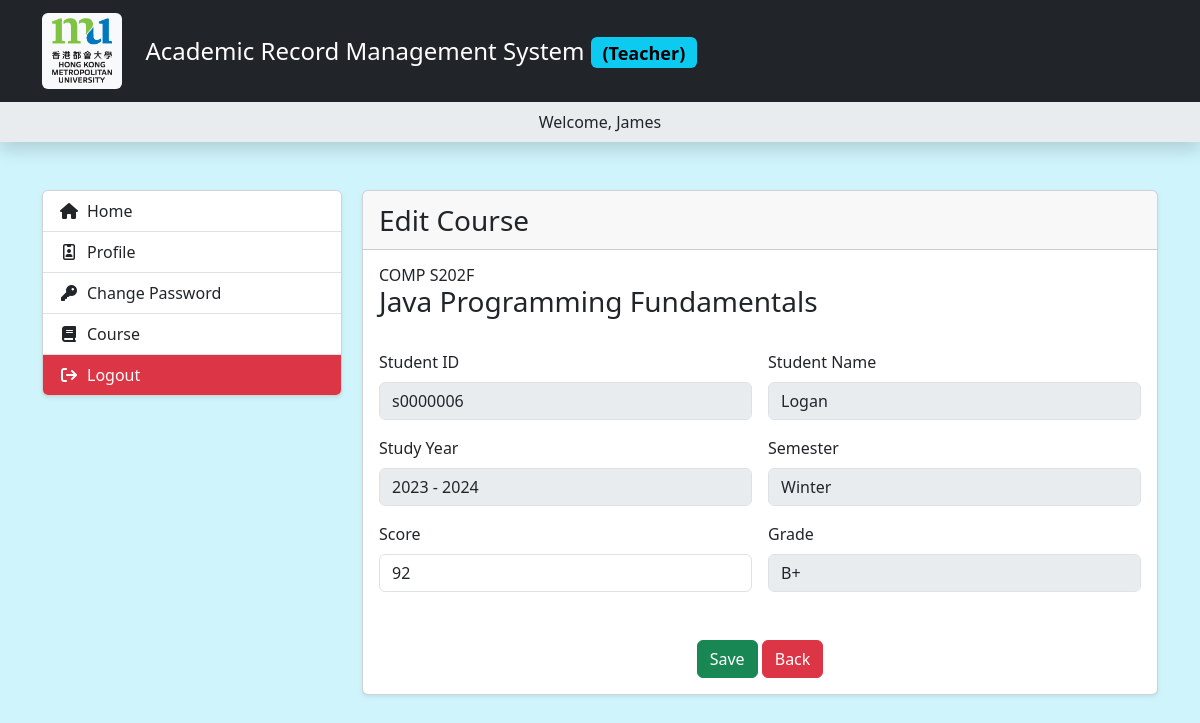
The page /webpage/web/teacher/course_student_form.php?course_id=3&stud_id=6 (signed in) on the database its author committed.
### tables this page shows
CREATE TABLE `teacher_user` (
  `id` int NOT NULL,
  `login_id` varchar(255) NOT NULL,
  `name` varchar(255) NOT NULL,
  `password` varchar(255) NOT NULL,
  `role` varchar(20) NOT NULL,
  `dob` date DEFAULT NULL,
  `gender` varchar(255) DEFAULT NULL,
  `phone` varchar(255) DEFAULT NULL,
  `email` varchar(255) DEFAULT NULL,
  `is_active` tinyint(1) NOT NULL,
  `is_delete` tinyint(1) NOT NULL
);

CREATE TABLE `course` (
  `id` int NOT NULL,
  `code` varchar(255) NOT NULL,
  `name` varchar(255) NOT NULL,
  `description` mediumtext,
  `is_active` tinyint(1) NOT NULL,
  `is_delete` tinyint(1) NOT NULL
);

CREATE TABLE `student_user` (
  `id` int NOT NULL,
  `student_id` varchar(255) NOT NULL,
  `name` varchar(255) NOT NULL,
  `password` varchar(255) NOT NULL,
  `dob` date DEFAULT NULL,
  `gender` varchar(255) DEFAULT NULL,
  `phone` varchar(255) DEFAULT NULL,
  `email` varchar(255) DEFAULT NULL,
  `is_active` tinyint(1) NOT NULL,
  `is_delete` tinyint(1) NOT NULL
);

CREATE TABLE `course_score` (
  `course_id` int NOT NULL,
  `student_id` int NOT NULL,
  `study_year` year NOT NULL,
  `semester` varchar(255) NOT NULL,
  `score` float DEFAULT NULL,
  `grade` char(20) DEFAULT NULL
);

### webpage/class/LoginSession.php (called while the page is built, shortened)
<?php
abstract class LoginSession {
    function getSessionGroupName(): String {
        return 'score_website';
    }
    function getSessionUserInfo(){
        if(isset($_SESSION[$this->getSessionGroupName()][$this->getSessionTypeName()]['user_id'])){
            $conn = connectDB();
            $sth = $this->getInfoPrepare($conn);
            $result = $sth->fetchAll(PDO::FETCH_ASSOC);
            return $result[0];
        }
    }
}

### webpage/class/LoginSessionTeacher.php (called while the page is built, shortened)
<?php
include_once 'LoginSession.php';
class LoginSessionTeacher extends LoginSession {
    function getSessionTypeName(): String {
        return 'teacher_session';
    }
    function getInfoPrepare($conn) {
        $sql = "SELECT * FROM teacher_user WHERE is_delete = 0 AND id = :user_id";
        $query = array(
            ':user_id' => $_SESSION[$this->getSessionGroupName()][$this->getSessionTypeName()]['user_id'],
        );
        $sth = $conn->prepare($sql);
        $sth->execute($query);
        return $sth;
    }
}

### webpage/include/sessionFunc.php (called while the page is built, shortened)
<?php
    function getSessionUserInfo(){
        global $loginSession;
        return $loginSession->getSessionUserInfo();
    }

### webpage/web/teacher/template/preload.php (called while the page is built, shortened)
<?php
    include_once PATH_CLASS . 'GenUserInfo.php';
    include_once PATH_CLASS . 'LoginSessionTeacher.php';
    include_once PATH_INCLUDE . "var.inc.php";
    include_once PATH_INCLUDE . "sessionFunc.php";
    include_once PATH_INCLUDE . "func.php";
    $userInfo = getSessionUserInfo();

### webpage/include/var.inc.php (called while the page is built, shortened)
<?php
$_STUDY_YEAR = [];
for($i = 1970; $i < 2970; $i++) {
    $_STUDY_YEAR[$i] = $i . ' - ' . ($i+1);
}

### webpage/include/func.php (called while the page is built, shortened)
    <?php endif;
function get_study_year_name($year) {
    global $_STUDY_YEAR;
    return ($_STUDY_YEAR[$year]!='')?$_STUDY_YEAR[$year]:$year;
}

### webpage/web/teacher/course_student_form.php (the view, shortened to what this page needs)
<?php
    include_once __DIR__ . '/template/preload.php';
    $page_name = 'course';
    $table_name = 'course';
    $display_name = 'Course';
    $conn = connectDB();
    $course_id = trim($_GET['course_id']);
    $stud_id = trim($_GET['stud_id']);
    $save_type = 'edit';
    $sql = "SELECT a.*, 'edit' AS type
            FROM $table_name a
            INNER JOIN `teacher_course_relation` b
            WHERE a.id = b.course_id
                AND b.teacher_id = :teacher_id
                AND a.is_delete = 0
                AND a.id = :id";
    $query = array(':teacher_id' => $loginSession->getSessionUserId(), ':id' => $course_id);
    $sth = $conn->prepare($sql);
    $sth->execute($query);
    $data = $sth->fetchAll(PDO::FETCH_ASSOC);
    $recordObj = $data[0];
    $sql = "SELECT a.*, c.study_year, c.semester, c.score, c.grade
            FROM `student_user` a
            INNER JOIN `student_course_relation` b
                ON a.id = b.student_id
            INNER JOIN `course_score` c
                ON c.student_id = b.student_id
                    AND c.course_id = b.course_id
            WHERE a.is_delete = 0
                AND b.course_id = :course_id
                AND a.id = :student_id";
    $query = array(':course_id' => $course_id, ':student_id' => $stud_id);
    $sth = $conn->prepare($sql);
    $sth->execute($query);
    $data = $sth->fetchAll(PDO::FETCH_ASSOC);
    $studentObj = $data[0];
    include_once PATH_TEMPLATE . 'header.php';
?>
<div class="card shadow-sm">
    <div class="card-header">
        <div class="mb-0 fs-3"><?= ucfirst($save_type) . " " . $display_name ?></div>
    </div>
    <div class="card-body">
        <form id="inputForm" class="row g-3" action="./<?= $page_name ?>_student_save.php" method="POST">
            <div>
                <h6 class="mb-0"><?= $recordObj['code'] ?></h6>
                <h1 class="mb-0 fs-3"><?= $recordObj['name'] ?></h1>
                <div class="pb-3"></div>
            </div>
            <div class="col-12 col-md-6">
                <label class="form-label">Student ID</label>
                <input type="text" class="form-control" name="student_id" value="<?= $studentObj['student_id'] ?>" required readonly disabled>
            </div>
            <div class="col-12 col-md-6">
                <label class="form-label">Student Name</label>
                <input type="text" class="form-control" name="name" value="<?= $studentObj['name'] ?>" required readonly disabled>
            </div>
            <div class="col-12 col-md-6">
                <label class="form-label">Study Year</label>
                <input type="text" class="form-control" name="study_year" value="<?= get_study_year_name($studentObj['study_year']) ?>" required readonly disabled>
            </div>
            <div class="col-12 col-md-6">
                <label class="form-label">Semester</label>
                <input type="text" class="form-control" name="semester" value="<?= $studentObj['semester'] ?>" required readonly disabled>
            </div>
            <div class="col-12 col-md-6">
                <label class="form-label">Score</label>
                <input type="number" class="form-control" name="score" value="<?= $studentObj['score'] ?>" step="0.1">
            </div>
            <div class="col-12 col-md-6">
                <label class="form-label">Grade</label>
                <input type="text" class="form-control" name="grade" value="<?= $studentObj['grade'] ?>" required readonly disabled>
            </div>
            <div class="mt-5 text-center">
                <button class="btn btn-success" type="submit">Save</button>
                <a href="./<?= $page_name ?>_student_list.php?course_id=<?= $course_id ?>&study_year=<?= $studentObj['study_year'] ?>" class="btn btn-danger">Back</a>
            </div>
        </form>
    </div>
</div>
<?php
    include_once PATH_TEMPLATE . 'footer.php';
?>

### webpage/web/teacher/template/header.php (shortened to what this page needs)
<!DOCTYPE html>
<html lang="en">
    <head>
        <link href="<?= URL_LIBS ?>bootstrap/css/bootstrap.min.css" rel="stylesheet">
        <link href="<?= URL_LIBS ?>select2/select2.min.css" rel="stylesheet">
        <link href="<?= URL_LIBS ?>fontawesome-free-6.7.2-web/css/all.min.css" rel="stylesheet">
        <link href="<?= URL_CSS ?>main.css?t=<?= time() ?>" rel="stylesheet">
    </head>
    <body class="bg-info-subtle">
    <?php if(CURR_PAGE != "login") { ?>
        <header class="bg-dark shadow">
            <nav class="container">
                <div class="navbar">
                    <div class="container-fluid px-0">
                        <span class="navbar-brand mb-0">
                            <div class="header-logo">
                                <span class="badge text-bg-light"><img src="<?= URL_IMG ?>HKMU__LOGO.png" alt=""></span>
                                <div class="fs-4 text-white"><?= WEBSITE_NAME ?> <span class="badge text-bg-info">(Teacher)</span></div>
                            </div>
                        </span>
                    </div>
                </div>
            </nav>
            <div class="bg-body-secondary">
                <div class="container pt-2 pb-2">
                    <div class="text-center">Welcome, <?= $userInfo['name'] ?></div>
                </div>
            </div>
        </header>
        <div class="container my-5">
            <div class="sidebar-container">
                <div class="sidebar-menu">
                    <div class="card shadow-sm">
                        <ul class="list-group list-group-flush">
                            <a class="list-group-item list-group-item-action" href="./welcome.php"><div class="menu-icon"><i class="fa-solid fa-house"></i> Home</div></a>
                            <a class="list-group-item list-group-item-action" href="./profile.php"><div class="menu-icon"><i class="fa-regular fa-id-badge"></i> Profile</div></a>
                            <a class="list-group-item list-group-item-action" href="./change_password_form.php"><div class="menu-icon"><i class="fa-solid fa-key"></i> Change Password</div></a>
                            <a class="list-group-item list-group-item-action" href="./course_list.php"><div class="menu-icon"><i class="fa-solid fa-book"></i> Course</div></a>
                            <a class="list-group-item list-group-item-action bg-danger text-white" href="./logout.php"><div class="menu-icon"><i class="fa-solid fa-arrow-right-from-bracket"></i> Logout</div></a>
                        </ul>
                    </div>
                </div>
                <div class="sidebar-page">
    <?php } ?>

### webpage/css/main.css (style rules this page uses)
.header-logo { display: flex; align-items: center; gap: 24px; }
.header-logo img { width: 60px; }
.menu-icon { position: relative; padding-left: 28px; }
.menu-icon>i { position: absolute; left: 0; width: 20px; height: 100%; display: flex; justify-content: center; align-items: center; }
@media screen and (min-width: 992px) { .sidebar-container { display: flex; gap: 20px; } }
@media screen and (min-width: 992px) { .sidebar-menu { width: 250px; } }
@media screen and (min-width: 992px) { .sidebar-page { width: calc(100% - 250px - 20px); } }
@media screen and (min-width: 1200px) { .sidebar-menu { width: 300px; } }
@media screen and (min-width: 1200px) { .sidebar-page { width: calc(100% - 300px - 20px); } }
input::placeholder, .form-control::placeholder, .form-select::placeholder { color: #ccc; }
.navbar-brand { max-width: calc(100% - 65px) !important; white-space: unset !important; }

### rows shown on the page
teacher_user: name "James"
course: code "COMP S202F", name "Java Programming Fundamentals"
student_user: student_id "s0000006", name "Logan", study_year "2023 - 2024", semester "Winter", score "92", grade "B+"

### other values the page prints
WEBSITE_NAME "Academic Record Management System"
$save_type "Edit"
$display_name "Course"
